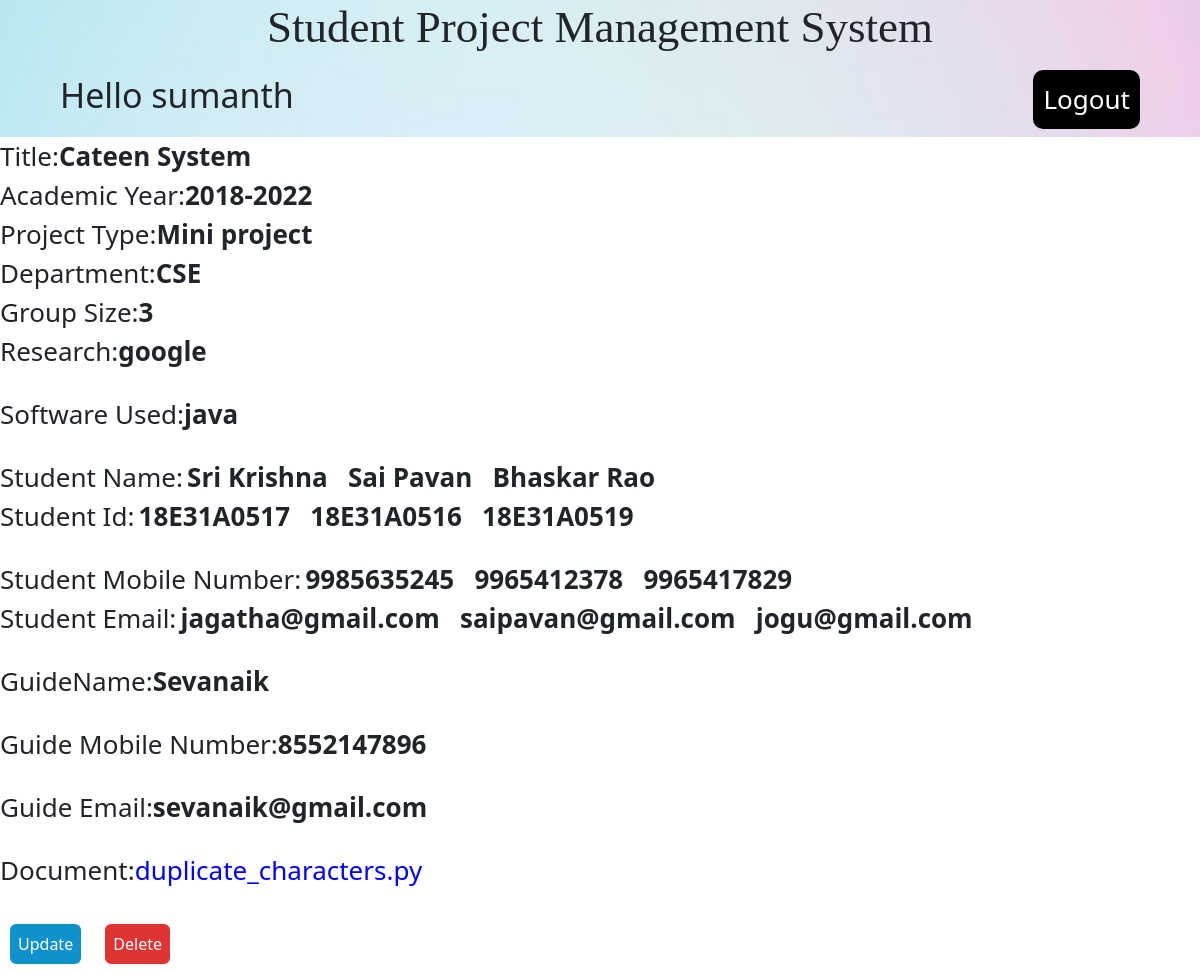
The page /data/66/ (signed in) on the database its author committed.
### collegeproject/models.py (models this page shows, shortened)
class Project(models.Model):
    Title=models.CharField(null=True, blank=True,max_length=100)
    Academic=models.CharField(null=True, blank=True,max_length=100)
    ProjectType=models.CharField(null=True, blank=True,max_length=100)
    Department=models.CharField(null=True, blank=True,max_length=100)
    GroupSize=models.IntegerField(null=True, blank=True)
    StudentName1=models.CharField(null=True, blank=True,max_length=100)
    StudentRollno1=models.CharField(null=True, blank=True,max_length=100)
    StudentMobileNumber1 = models.IntegerField(null=True, blank=True)
    StudentEmail1 = models.EmailField(null=True, blank=True,max_length=100)
    StudentName2=models.CharField(null=True, blank=True,max_length=100)
    StudentRollno2=models.CharField(null=True, blank=True,max_length=100)
    StudentMobileNumber2 = models.IntegerField(null=True, blank=True)
    StudentEmail2 = models.EmailField(null=True, blank=True,max_length=100)
    StudentName3=models.CharField(null=True, blank=True,max_length=100)
    StudentRollno3=models.CharField(null=True, blank=True,max_length=100)
    StudentMobileNumber3 = models.IntegerField(null=True, blank=True)
    StudentEmail3 = models.EmailField(null=True, blank=True,max_length=100)
    StudentName4=models.CharField(null=True, blank=True,max_length=100)
    StudentRollno4=models.CharField(null=True, blank=True,max_length=100)
    StudentMobileNumber4 = models.IntegerField(null=True, blank=True)
    StudentEmail4 = models.EmailField(null=True, blank=True,max_length=100)
    StudentName5=models.CharField(null=True, blank=True,max_length=100)
    StudentRollno5=models.CharField(null=True, blank=True,max_length=100)
    StudentMobileNumber5 = models.IntegerField(null=True, blank=True)
    StudentEmail5 = models.EmailField(null=True, blank=True,max_length=100)
    Research=models.TextField(null=True, blank=True)
    Software=models.TextField(null=True, blank=True)
    GuideName=models.CharField(null=True, blank=True,max_length=100)
    GuideEmail =models.EmailField(null=True, blank=True,max_length=100)
    GuideNumber = models.IntegerField(null=True, blank=True)
    File=models.FileField(null=True, blank=True)

### collegeproject/views.py (the view)
# urls.py: path('data/<str:id>/',views.data,name='data'),
@login_required(login_url='login')
def data(request,id):
    project = Project.objects.get(id=id)
    context = {'project': project }
    return render(request,'data.html',context)

### collegeproject/templates/data.html (shortened to what this page needs)
{% include 'base.html'%}
{% load static %}
{% block content %}
<html>
    <head>
        <link href="https://cdn.jsdelivr.net/npm/bootstrap@5.0.2/dist/css/bootstrap.min.css" rel="stylesheet">
        <link rel="stylesheet" href="{% static 'css/data.css' %}">
      </head>
    <body>
        <div class="data">
            <label>Title:</label><p>{{project.Title}}</p><br>
            <label>Academic Year:</label><p>{{project.Academic}}</p><br>
            <label>Project Type:</label><p>{{project.ProjectType}}</p><br>
            <label>Department:</label><p>{{project.Department}}</p><br>
            <label>Group Size:</label><p>{{project.GroupSize}}</p><br>
            <label>Research:</label><p>{{project.Research}}</p><br><br>
            <label>Software Used:</label><p>{{project.Software}}</p><br><br>
            <label>Student Name:</label>
            <p>{{project.StudentName1}}&nbsp&nbsp&nbsp{{project.StudentName2}}&nbsp&nbsp&nbsp{{project.StudentName3}}&nbsp&nbsp&nbsp
            </p><br>
            <label>Student Id:</label>
            <p>{{project.StudentRollno1}}&nbsp&nbsp&nbsp{{project.StudentRollno2}}&nbsp&nbsp&nbsp{{project.StudentRollno3}}&nbsp&nbsp&nbsp
            </p><br><br>
            <label>Student Mobile Number:</label>
            <p>{{project.StudentMobileNumber1}}&nbsp&nbsp&nbsp{{project.StudentMobileNumber2}}&nbsp&nbsp&nbsp{{project.StudentMobileNumber3}}
            </p><br>
            <label>Student Email:</label>
            <p>{{project.StudentEmail1}}&nbsp&nbsp&nbsp{{project.StudentEmail2}}&nbsp&nbsp&nbsp{{project.StudentEmail3}}&nbsp&nbsp&nbsp
            </p><br><br>
            <label>GuideName:</label><p>{{project.GuideName}}</p><br><br>
            <label>Guide Mobile Number:</label><p>{{project.GuideNumber}}</p><br><br>
            <label>Guide Email:</label><p>{{project.GuideEmail}}</p><br><br>
            <label>Document:</label><a class="link" href="{{project.File.url}}" download>{{project.File}}</a><br><br>
            <a href="{% url 'update' project.id %}"><button  class="button-update">Update</button></a>
            <a href="{% url 'deleteitem' project.id %}"><button  class="button-delete" >Delete</button></a>
        </div>
    </body>
</html>
{% endblock %}

### collegeproject/templates/base.html (shortened to what this page needs)
{% load static %}
{% block content %}
<html>
    <head>
        <link href="https://cdn.jsdelivr.net/npm/bootstrap@5.0.2/dist/css/bootstrap.min.css" rel="stylesheet">
        <link rel="stylesheet" href="{% static 'css/main.css' %}">
    </head>
    <body>
        <h1 style="text-align: center;font-family: Comic Sans MS;font-size: 45px;" class="heading">Student Project Management System</h1>
        <div class="navbar">
            <h2 style="float: left;  padding-left: 60px;" class="welcome">Hello  {{user}}</h2>
            <a href="{% url 'logout' %}" style="float: right; text-decoration: none; font-size: 26px; margin-right: 60px; padding: 10px; color: white; border-radius: 10px; background-color: black;">Logout</button></a>
        </div>
    </body>
</html>
{% endblock %}

### collegeproject/static/css/main.css (style rules this page uses)
.heading { text-align: center; font-family: Comic Sans MS; font-size: 45px; }
body { background: url("images/homepage.jpg") no-repeat center center fixed; background-size: cover; -o-background-size: cover; -webkit-background-size: cover; -moz-background-size: cover; }
.welcome { padding-left: 140px; font-size: 34px; }

### collegeproject/static/css/data.css (style rules this page uses)
p { display: inline; font-size: 26px; font-weight: bold; }
.data { background-color: white; }
.button-update { background-color: #0f91ce; color: white; padding: 8px; margin: 8px; border: none; cursor: pointer; border-radius: 8px; border : 2px solid; }
.button-delete { background-color:rgb(224, 51, 51); color: white; padding: 8px; margin: 8px; border: none; cursor: pointer; border-radius: 8px; border : 2px solid; }
label { font-size: 26px; }
.link { text-decoration: none; font-size: 26px; color: blue; }
body { background: url("images/a-u-d-s.jpg") no-repeat center center fixed; background-size: cover; -o-background-size: cover; -webkit-background-size: cover; -moz-background-size: cover; }

### rows shown on the page
Project: Title "Cateen System", Academic "2018-2022", ProjectType "Mini project", Department "CSE", GroupSize "3", Research "google", Software "java", StudentName1 "Sri Krishna", StudentName2 "Sai Pavan", StudentName3 "Bhaskar Rao", StudentRollno1 "18E31A0517", StudentRollno2 "18E31A0516", StudentRollno3 "18E31A0519", StudentMobileNumber1 "9985635245", StudentMobileNumber2 "9965412378", StudentMobileNumber3 "9965417829", StudentEmail1 "jagatha@gmail.com", StudentEmail2 "saipavan@gmail.com", StudentEmail3 "jogu@gmail.com", GuideName "Sevanaik", GuideNumber "8552147896", GuideEmail "sevanaik@gmail.com", File "duplicate_characters.py"

### other values the page prints
{{ user }} "sumanth"
